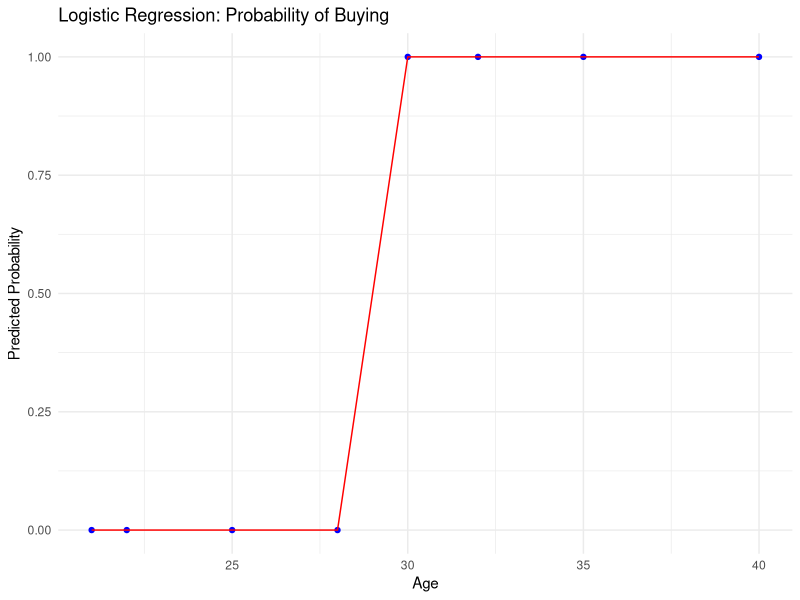
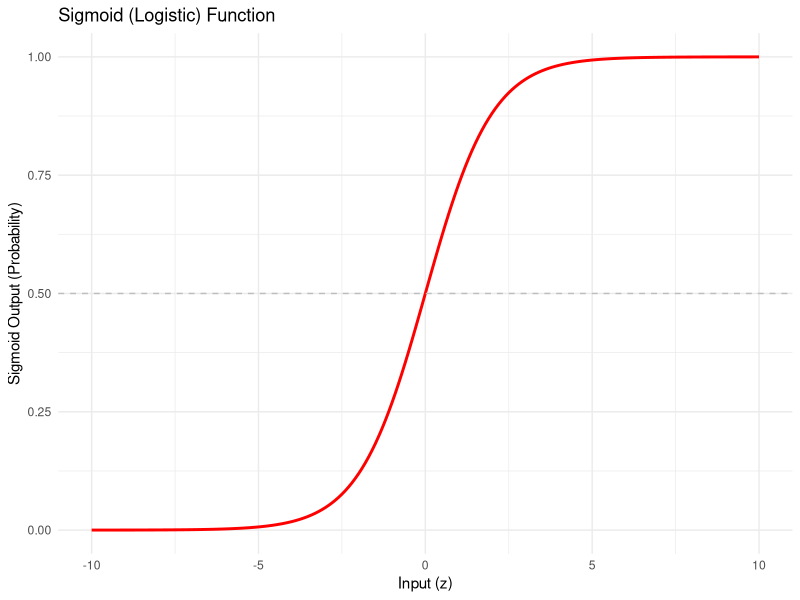

Source code (R) for these figures, in order:
library(tidyverse)
library(broom)    # for model summary
library(modelr)   # for model metrics

# Example Data
data <- tibble(
  age = c(22, 25, 30, 35, 40, 28, 32, 21),
  bought = c(0, 0, 1, 1, 1, 0, 1, 0)
)

# Fit Logistic Regression
model <- glm(bought ~ age, data = data, family = binomial)

# Summary
tidy(model)

# Predict Probabilities
data_with_preds <- data %>%
  mutate(prob = predict(model, type = "response"))


new_data <- tibble(age = c(24, 29, 38))

new_data %>%
  mutate(probability = predict(model, newdata = ., type = "response"),
         predicted_class = if_else(probability > 0.5, 1, 0)) -> new_data_pre


print(new_data)

# Plot: Age vs Probability of Buying
ggplot(data_with_preds, aes(x = age, y = prob)) +
  geom_point(aes(y = bought), color = "blue") +
  geom_line(color = "red") +
  labs(title = "Logistic Regression: Probability of Buying",
       x = "Age", y = "Predicted Probability") +
  theme_minimal()




library(tidyverse)

sigmoid <- function(z) {
  1 / (1 + exp(-z))
}

tibble(z = seq(-10, 10, by = 0.1)) %>%
  mutate(sigmoid_value = sigmoid(z)) %>%
  ggplot(aes(x = z, y = sigmoid_value)) +
  geom_line(color = "red", size = 1) +
  geom_hline(yintercept = 0.5, linetype = "dashed", color = "gray") +
  labs(title = "Sigmoid (Logistic) Function",
       x = "Input (z)",
       y = "Sigmoid Output (Probability)") +
  theme_minimal()







